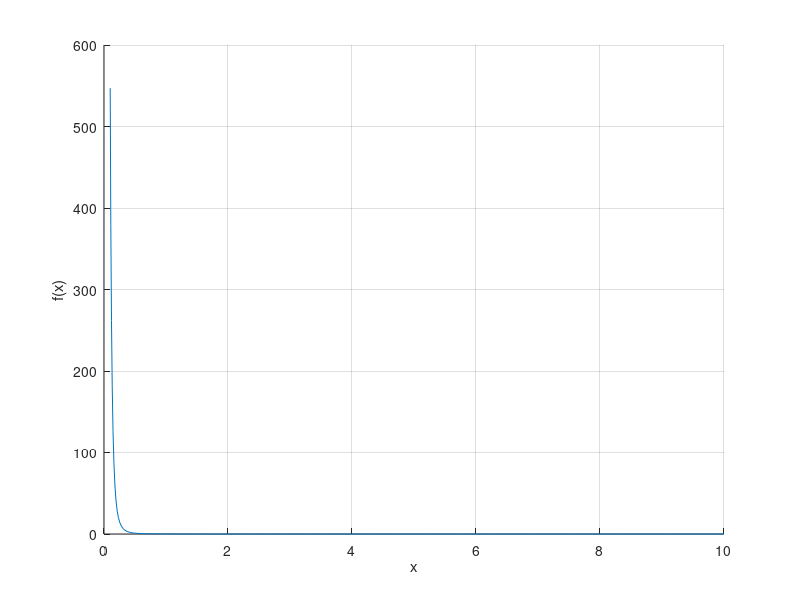
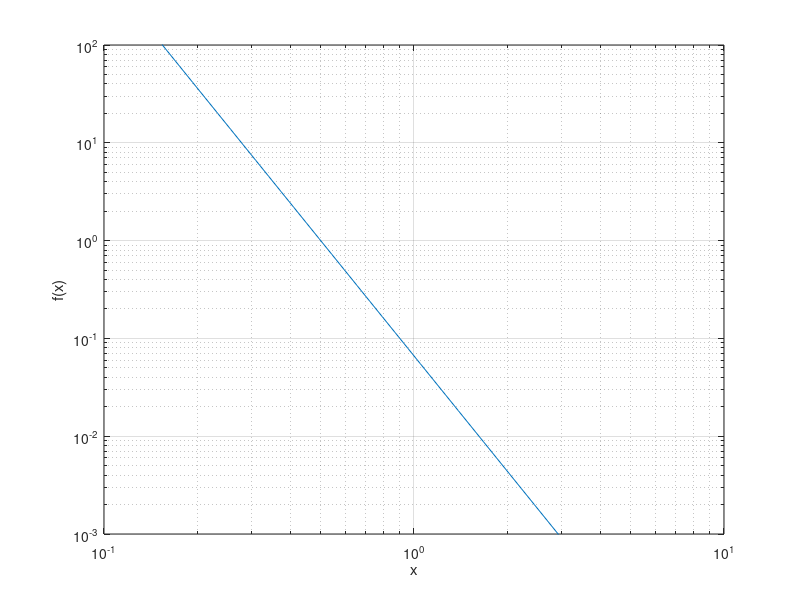

Source code (MATLAB) for these figures, in order:
clc; clear; close all;

m = -3.917;
b = -1.179;

f = @(x)(10^b * x.^m);

x = logspace(-1, 1);

figure
grid on
hold on
plot(x, f(x))
xlabel("x")
ylabel("f(x)")

figure
loglog(x, f(x))
ylim([0.001, 100])
xlim([0.1, 10])
grid on
xlabel("x")
ylabel("f(x)")

